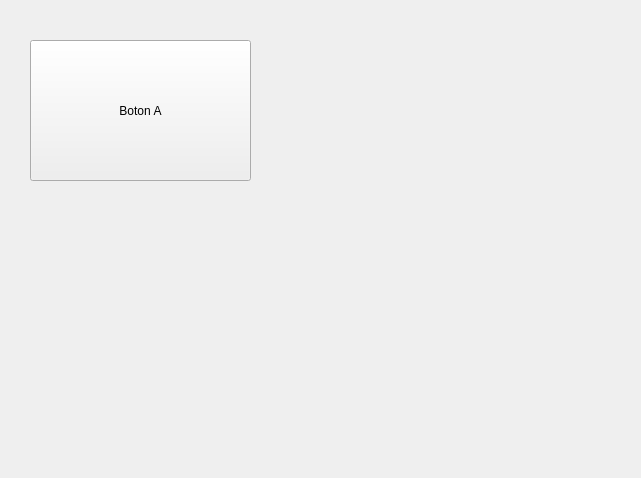
<?xml version="1.0" encoding="UTF-8"?>
<ui version="4.0">
 <class>Widget</class>
 <widget class="QWidget" name="Widget">
  <property name="geometry">
   <rect>
    <x>0</x>
    <y>0</y>
    <width>641</width>
    <height>478</height>
   </rect>
  </property>
  <property name="windowTitle">
   <string>Widget</string>
  </property>
  <widget class="QPushButton" name="pushButton">
   <property name="geometry">
    <rect>
     <x>30</x>
     <y>40</y>
     <width>221</width>
     <height>141</height>
    </rect>
   </property>
   <property name="text">
    <string>Boton A</string>
   </property>
  </widget>
 </widget>
 <resources/>
 <connections/>
</ui>
